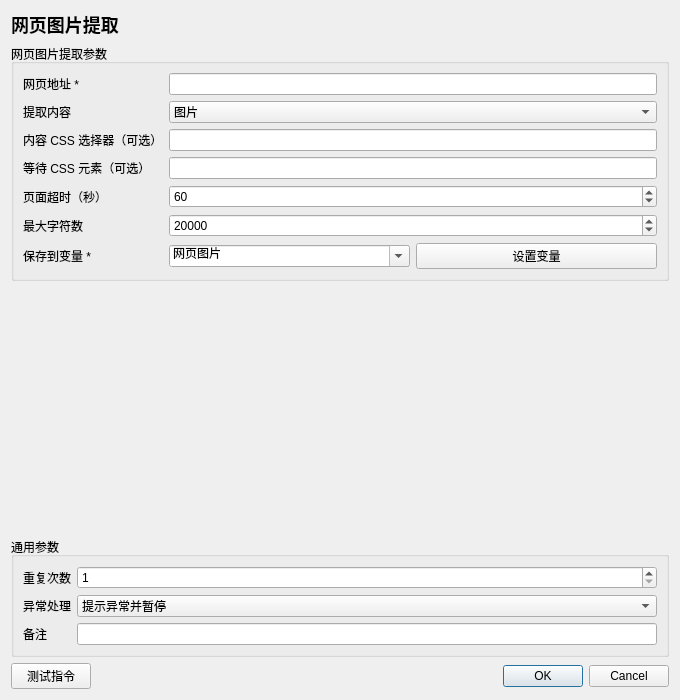
<?xml version='1.0' encoding='utf-8'?>
<ui version="4.0"><class>InstructionEditor</class><widget class="QDialog" name="InstructionEditor">
<property name="geometry"><rect><x>0</x><y>0</y><width>680</width><height>700</height></rect></property><property name="minimumSize"><size><width>560</width><height>480</height></size></property><property name="windowTitle"><string>网页图片提取</string></property>
<layout class="QVBoxLayout" name="rootLayout">
<item><widget class="QLabel" name="titleLabel"><property name="text"><string>网页图片提取</string></property><property name="styleSheet"><string>font-size: 18px; font-weight: 600;</string></property></widget></item>
<item><widget class="QGroupBox" name="parameterGroupBox"><property name="title"><string>网页图片提取参数</string></property><layout class="QFormLayout" name="parameterFormLayout"><item row="0" column="0"><widget class="QLabel" name="parameterLabel_0"><property name="text"><string>网页地址 *</string></property></widget></item><item row="0" column="1"><widget class="QLineEdit" name="parameter_0"><property name="text"><string /></property></widget></item><item row="1" column="0"><widget class="QLabel" name="parameterLabel_1"><property name="text"><string>提取内容</string></property></widget></item><item row="1" column="1"><widget class="QComboBox" name="parameter_1"><item><property name="text"><string>图片</string></property></item></widget></item><item row="2" column="0"><widget class="QLabel" name="parameterLabel_2"><property name="text"><string>内容 CSS 选择器（可选）</string></property></widget></item><item row="2" column="1"><widget class="QLineEdit" name="parameter_2"><property name="text"><string /></property></widget></item><item row="3" column="0"><widget class="QLabel" name="parameterLabel_3"><property name="text"><string>等待 CSS 元素（可选）</string></property></widget></item><item row="3" column="1"><widget class="QLineEdit" name="parameter_3"><property name="text"><string /></property></widget></item><item row="4" column="0"><widget class="QLabel" name="parameterLabel_4"><property name="text"><string>页面超时（秒）</string></property></widget></item><item row="4" column="1"><widget class="QSpinBox" name="parameter_4"><property name="minimum"><number>5</number></property><property name="maximum"><number>180</number></property><property name="value"><number>60</number></property></widget></item><item row="5" column="0"><widget class="QLabel" name="parameterLabel_5"><property name="text"><string>最大字符数</string></property></widget></item><item row="5" column="1"><widget class="QSpinBox" name="parameter_5"><property name="minimum"><number>500</number></property><property name="maximum"><number>200000</number></property><property name="value"><number>20000</number></property></widget></item><item row="6" column="0"><widget class="QLabel" name="parameterLabel_6"><property name="text"><string>保存到变量 *</string></property></widget></item><item row="6" column="1"><widget class="QWidget" name="parameterContainer_6"><layout class="QHBoxLayout" name="parameterLayout_6"><property name="leftMargin"><number>0</number></property><property name="rightMargin"><number>0</number></property><property name="topMargin"><number>0</number></property><property name="bottomMargin"><number>0</number></property><item><widget class="QComboBox" name="parameter_6"><property name="editable"><bool>true</bool></property><item><property name="text"><string>网页图片</string></property></item></widget></item><item><widget class="QPushButton" name="auxiliary_6"><property name="text"><string>设置变量</string></property></widget></item></layout></widget></item></layout></widget></item>
<item><spacer name="verticalSpacer"><property name="orientation"><enum>Qt::Vertical</enum></property><property name="sizeHint" stdset="0"><size><width>20</width><height>20</height></size></property></spacer></item>
<item><widget class="QGroupBox" name="commonGroupBox"><property name="title"><string>通用参数</string></property><layout class="QFormLayout" name="commonFormLayout">
<item row="0" column="0"><widget class="QLabel" name="repeatLabel"><property name="text"><string>重复次数</string></property></widget></item><item row="0" column="1"><widget class="QSpinBox" name="repeatSpinBox"><property name="minimum"><number>1</number></property><property name="maximum"><number>999999</number></property><property name="value"><number>1</number></property></widget></item>
<item row="1" column="0"><widget class="QLabel" name="errorPolicyLabel"><property name="text"><string>异常处理</string></property></widget></item><item row="1" column="1"><widget class="QComboBox" name="errorPolicyComboBox"><item><property name="text"><string>自动跳过</string></property></item><item><property name="text"><string>提示异常并暂停</string></property></item><item><property name="text"><string>提示异常并停止</string></property></item><property name="currentIndex"><number>1</number></property></widget></item>
<item row="2" column="0"><widget class="QLabel" name="noteLabel"><property name="text"><string>备注</string></property></widget></item><item row="2" column="1"><widget class="QLineEdit" name="noteEdit" /></item>
</layout></widget></item>
<item><layout class="QHBoxLayout" name="footerLayout"><item><widget class="QPushButton" name="testButton"><property name="text"><string>测试指令</string></property></widget></item><item><spacer name="footerSpacer"><property name="orientation"><enum>Qt::Horizontal</enum></property><property name="sizeHint" stdset="0"><size><width>40</width><height>20</height></size></property></spacer></item><item><widget class="QDialogButtonBox" name="buttonBox"><property name="standardButtons"><set>QDialogButtonBox::Cancel|QDialogButtonBox::Ok</set></property></widget></item></layout></item>
</layout></widget><resources /><connections /></ui>
